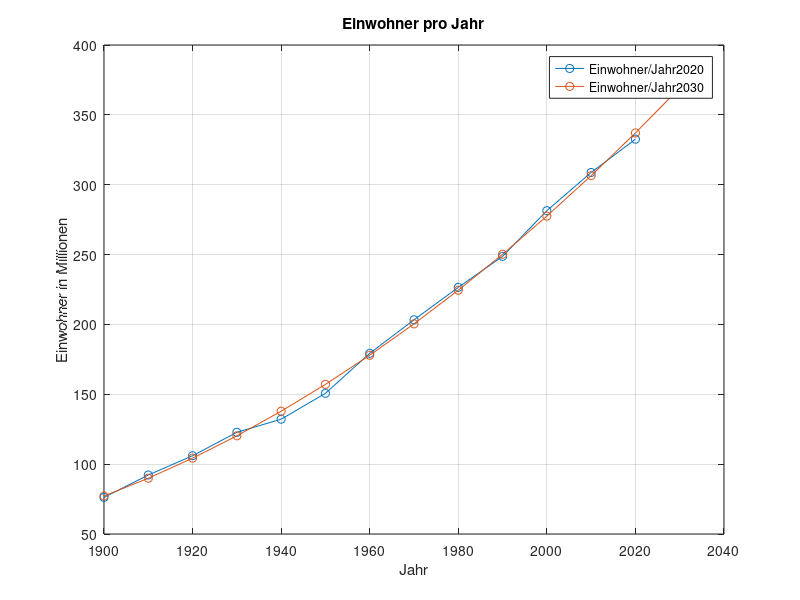

This figure's MATLAB source:
%Valentin Finsterle 28/04/2020 Gruppe A2

%%Aufräumen
clear;
clc;
close all;

%%Datei Laden
load('Einwohner_USA_1900_2020.mat');

Jahr = Daten(:,1);
Jahr2 = 1900:10:2030;
Einwohner = Daten(:,2);
A = [ones(size(Jahr)) Jahr Jahr.^2];

%%Rechnung 
c = A\Einwohner;
y = c(1)+ c(2)*Jahr2 + c(3)*Jahr2.^2;

%%Plot erstellen
figure(1)
plot(Jahr,Einwohner,'-o',Jahr2,y,'-o');
xlabel('Jahr')
ylabel('Einwohner in Millionen')
title('Einwohner pro Jahr')
legend('Einwohner/Jahr2020','Einwohner/Jahr2030')
grid


